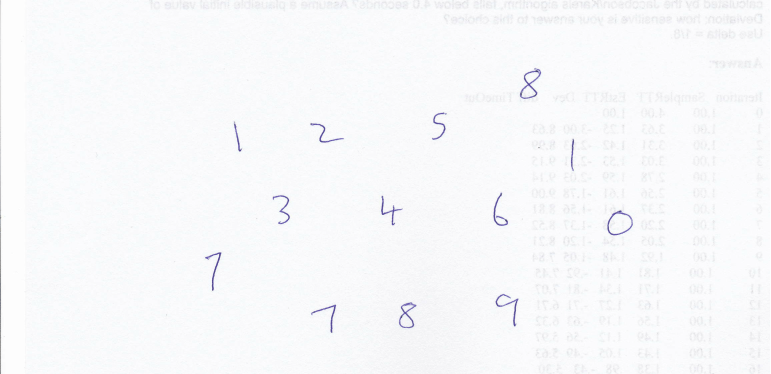
#> input picture test_image.png, 1542 x 748 px (shown at 1/2 size)
$ python predictmodel.py test_image.png   (older library calls are emulated)
#> lines starting #> are read from the running program, lines starting #| are printed output that depends on the picture; after the words box and inside, x2 and y2 are one past the last pixel; in counts of white or black regions, pixels touching at a corner belong together
#import modules
import sys
import numpy as np
import tensorflow as tf
from PIL import Image, ImageFilter
from sklearn.model_selection import train_test_split
from sklearn.utils import shuffle
import cv2
from scipy.misc.pilutil import imresize

IMG_HEIGHT = 28
IMG_WIDTH = 28
CLASS_N = 10 # 0-9

USER_IMG = 'test_image.png'#'./test_data/im8.png'

# [18 lines left out: functions split2d, load_digits, not called in this run]

def get_digits(contours, hierarchy):
    hierarchy = hierarchy[0]
    bounding_rectangles = [cv2.boundingRect(ctr) for ctr in contours]
    final_bounding_rectangles = []
    #find the most common heirarchy level - that is where our digits's bounding boxes are
    u, indices = np.unique(hierarchy[:,-1], return_inverse=True)
    most_common_heirarchy = u[np.argmax(np.bincount(indices))]

    for r,hr in zip(bounding_rectangles, hierarchy):
        x,y,w,h = r
        #this could vary depending on the image you are trying to predict
        #we are trying to extract ONLY the rectangles with images in it (this is a very simple way to do it)
        #we use heirarchy to extract only the boxes that are in the same global level - to avoid digits inside other digits
        #ex: there could be a bounding box inside every 6,9,8 because of the loops in the number's appearence - we don't want that.
        #read more about it here: https://docs.opencv.org/trunk/d9/d8b/tutorial_py_contours_hierarchy.html
        if ((w*h)>250) and (10 <= w <= 200) and (10 <= h <= 200) and hr[3] == most_common_heirarchy:
            final_bounding_rectangles.append(r)

    return final_bounding_rectangles

def proc_user_img(img_file):
#> called with img_file = 'test_image.png'
    print('loading "%s for digit recognition" ...' % img_file)
    im = cv2.imread(img_file)
#> im is the input picture: shape (748, 1542, 3); mean B, G, R 250.5, 248.8, 248.1

    imgray = cv2.cvtColor(im,cv2.COLOR_BGR2GRAY)
    kernel = np.ones((5,5),np.uint8)

    ret,thresh = cv2.threshold(imgray,127,255,0)
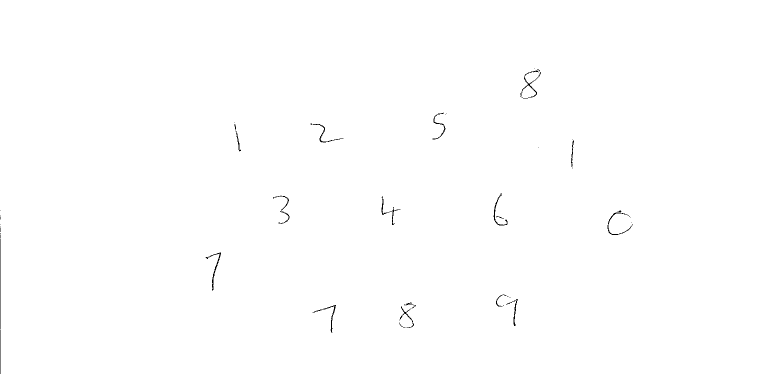
#> thresh: shape (748, 1542) (shown at 1/2 size); 99.7% white; black in thin lines or dots, all inside (x1, y1, x2, y2) = (0, 137, 1265, 748)
    thresh = cv2.erode(thresh,kernel,iterations = 1)
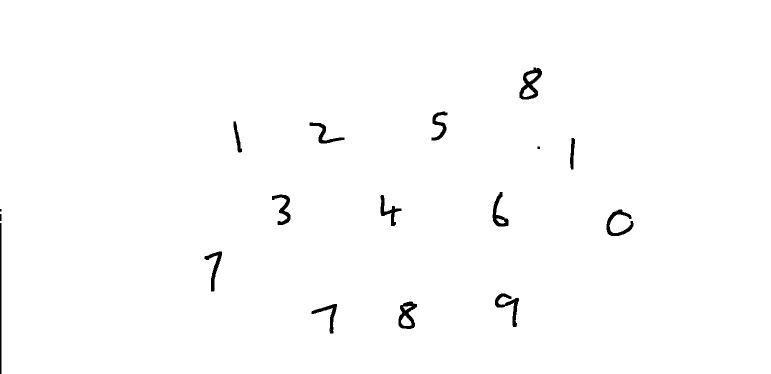
#> thresh: shape (748, 1542) (shown at 1/2 size); 99% white; 17 black regions (1 under 20 px), largest, box (x1, y1, x2, y2) and area: (1039, 135, 1084, 199) 1226, (797, 603, 834, 658) 1018, (1213, 419, 1267, 472) 973
    thresh = cv2.dilate(thresh,kernel,iterations = 1)
    thresh = cv2.erode(thresh,kernel,iterations = 1)
    _,contours,hierarchy = cv2.findContours(thresh, cv2.RETR_TREE, cv2.CHAIN_APPROX_SIMPLE)
#> contours = 20 contours; largest, box (x1, y1, x2, y2) and area: (0, 0, 1542, 748) 1150160, (1038, 134, 1085, 200) 1845, (796, 602, 835, 659) 1470, (1212, 418, 1268, 473) 1109, (989, 586, 1039, 655) 1085

    digits_rectangles = get_digits(contours,hierarchy)  #rectangles of bounding the digits in user image
#> in get_digits, `bounding_rectangles = [cv2.boundingRect(ctr) for ctr in contours]`: bounding_rectangles = 20 items, first 6: (0, 0, 1542, 748), (622, 607, 53, 61), (796, 602, 39, 57), (802, 631, 21, 21), (806, 612, 18, 9), (989, 586, 50, 69)
#> in get_digits, `u, indices = np.unique(hierarchy[:,-1], return_inverse=True)`: u = [-1, 0, 2, 10, 17]; indices = 20 values, max 4 at index 18, min 0 at index 0, mean 1.45
#> in get_digits, `most_common_heirarchy = u[np.argmax(np.bincount(indices))]`: most_common_heirarchy = 0
#> the loop in get_digits, `for r,hr in zip(bounding_rectangles, hierarchy):` made 20 passes
#> (hr, x, y, w, h) on passes 1 to 12: ([-1, -1, 1, -1], 0, 0, 1542, 748), ([2, -1, -1, 0], 622, 607, 53, 61), ([5, 1, 3, 0], 796, 602, 39, 57), ([4, -1, -1, 2], 802, 631, 21, 21), ([-1, 3, -1, 2], 806, 612, 18, 9), ([6, 2, -1, 0], 989, 586, 50, 69), ([7, 5, -1, 0], 408, 502, 37, 82), ([8, 6, -1, 0], 1212, 418, 56, 55), ([9, 7, -1, 0], 760, 389, 44, 64), ([10, 8, -1, 0], 543, 388, 39, 63), ([12, 9, 11, 0], 984, 383, 34, 71), ([-1, -1, -1, 10], 993, 437, 18, 10)
#> after the loop in get_digits, `for r,hr in zip(bounding_rectangles, hierarchy):`: final_bounding_rectangles = [(622, 607, 53, 61), (796, 602, 39, 57), (989, 586, 50, 69), (408, 502, 37, 82), (1212, 418, 56, 55), (760, 389, 44, 64), (543, 388, 39, 63), (984, 383, 34, 71), (1139, 275, 12, 65), (618, 244, 72, 44), (466, 242, 19, 64), (862, 222, 34, 60), (1038, 134, 47, 66)]
#> digits_rectangles has the same summary as final_bounding_rectangles in get_digits
    test_data = []
    position = []
    i = -1

    for rect in digits_rectangles:
        x,y,w,h = rect
        #cv2.rectangle(im,(x,y),(x+w,y+h),(0,255,0),2)
        #im_digit = imgray[y:y+h,x:x+w]
        im_digit = thresh[y-4:y+h+4,x-6:x+w+6]

        a = im_digit.shape[0] if im_digit.shape[0]>im_digit.shape[1] else im_digit.shape[1]
        blank_image = np.zeros((a,a), np.uint8)
        blank_image.fill(255)
        b = (int)(a/2 - im_digit.shape[1]/2)
        c = (int)(a/2 - im_digit.shape[0]/2)
        #blank_image = im_digit.copyTo(blank_image(0,a,im_digit.cols,im_digit.rows))
        blank_image[c:c+im_digit.shape[0],b:b+im_digit.shape[1]] = im_digit
        #im_digit = (255-im_digit)
        #cv2.imwrite("abc.png",im_digit)
        im_digit = imresize(blank_image,(IMG_WIDTH ,IMG_HEIGHT))
        #im_digit = im_digit.reshape(1,IMG_WIDTH*IMG_HEIGHT)
        #normalized_digit = [k/255 if k>90 else 0 for k in im_digit[0]]
        test_data.append(im_digit)
        i += 1
        #cv2.imwrite(string,im_digit)
        cv2.rectangle(im,(x,y),(x+w,y+h),(0,255,0),2)
        position.append((x,y))
#> this loop made 1 pass
#> (x, y, w, h, a, b, c) on pass 1: (622, 607, 53, 61, 69, 2, 0)
#> pass 1, in proc_user_img, `im_digit = thresh[y-4:y+h+4,x-6:x+w+6]`:
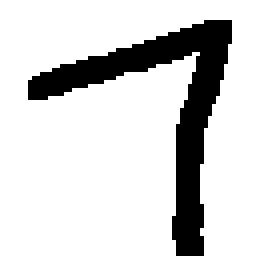
#> im_digit: shape (69, 65) (shown 4 times larger); 84% white; 1 black region, box (x1, y1, x2, y2) and area: (7, 5, 58, 64) 719
#> after the loop:
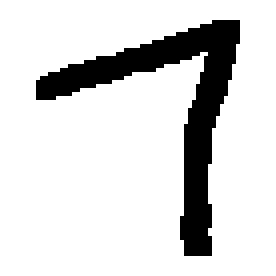
#> blank_image: shape (69, 69) (shown 4 times larger); 84.9% white; 1 black region, box (x1, y1, x2, y2) and area: (9, 5, 60, 64) 719
#> after the loop, i = -1; position = []; test_data = []
        #cv2.putText(im, str(i), (x,y),cv2.FONT_HERSHEY_SIMPLEX, 2, (255, 0, 0), 3)
    #cv2.imwrite("overlay.png",im)
    return test_data, im, i, position

# [92 lines left out: functions write_result, predictint, imageprepare, not called in this run]
    #print(tva)

def main(argv):
    test, im, i, position = proc_user_img(argv)
    result = []
    print("Number of digits: ", i+1)
    for j in range(i+1):
        imvalue = imageprepare(test[j])
        predint = predictint(imvalue)
        result.append(predint[0])
    blank_image = np.zeros((im.shape[0],im.shape[1],3), np.uint8)
    blank_image.fill(255)
    write_result(im, result, i+1, position, "numbers_covered.png")
    write_result(blank_image, result, i+1, position, "result.png")
if __name__ == "__main__":
    main(sys.argv[1])
#> (the call stopped at in proc_user_img, `im_digit = imresize(blank_image,(IMG_WIDTH ,IMG_HEIGHT))`: scipy is not available in this run)
